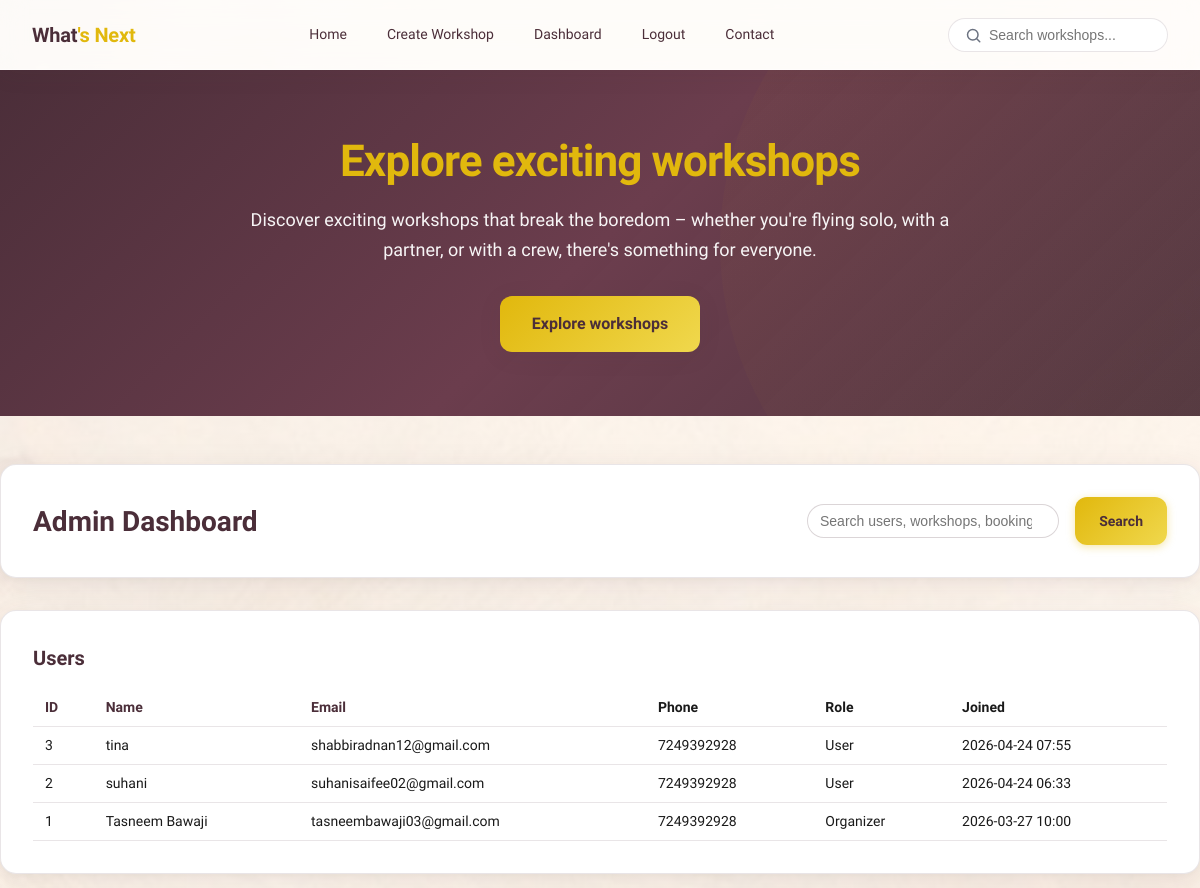
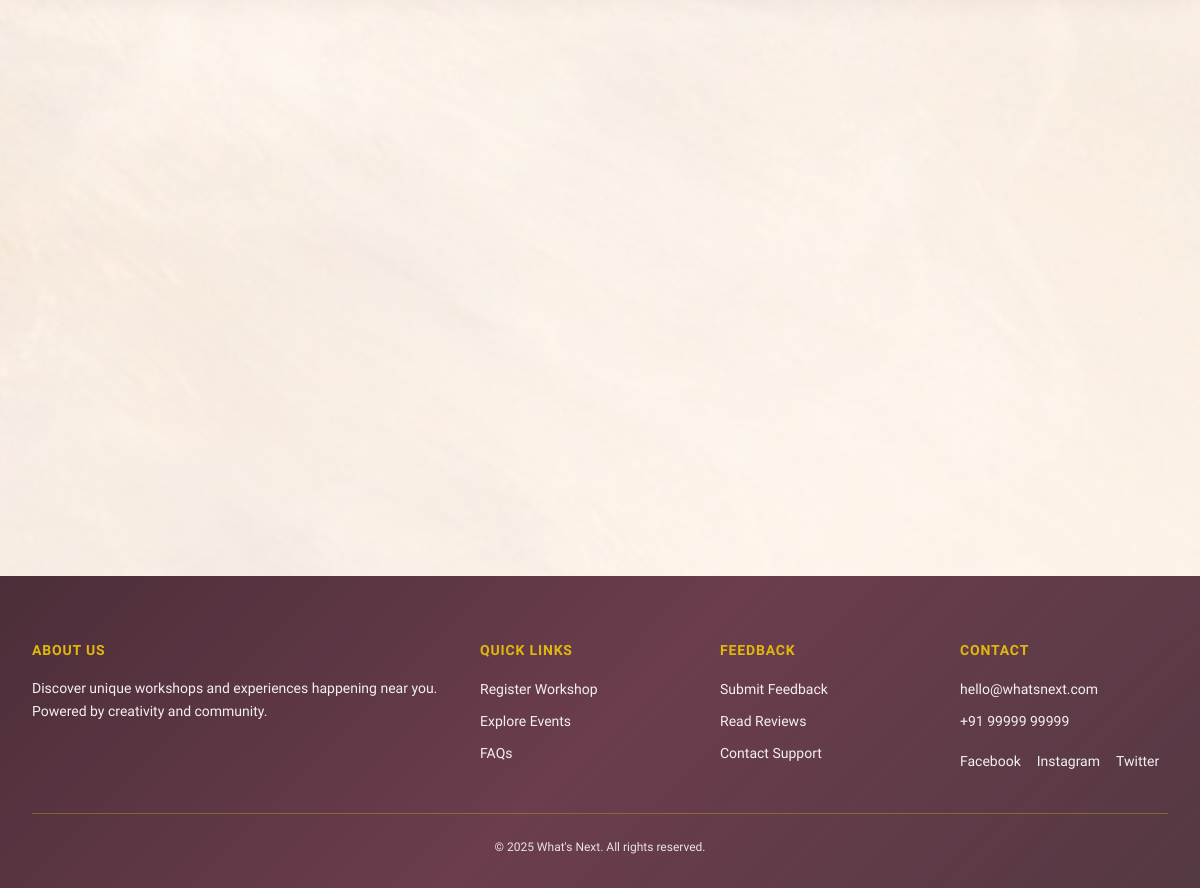
/admin-dashboard/ (signed in), run on the app's committed database (2 pictures, top to bottom).
### version1/models.py (models this page shows, shortened)
class WhatsNextUsers(models.Model):
    ROLE_CHOICES = [
        ('user', 'User'),
        ('organizer', 'Organizer'),
    ]
    name = models.CharField(max_length=100)
    email = models.EmailField(unique=True)
    password_hash = models.TextField()
    phone = models.CharField(max_length=15, blank=True, null=True)
    role = models.CharField(max_length=10, choices=ROLE_CHOICES, default='user')
    created_at = models.DateTimeField(default=timezone.now)
    class Meta:
        db_table = "whats_next_users"

### version1/views.py (the view, shortened to what this page needs)
# urls.py: path('admin-dashboard/', views.admin_dashboard, name='admin_dashboard'),
def admin_dashboard(request):
    query = (request.GET.get("q") or "").strip()
    users_qs = WhatsNextUsers.objects.all()
    user_sort = request.GET.get("user_sort", "id")
    user_order = request.GET.get("user_order", "desc")
    user_sort_map = {
        "id": "id",
        "name": "name",
        "email": "email",
        "created": "created_at",
    }
    user_field = user_sort_map.get(user_sort, "id")
    if user_order == "desc":
        user_field = f"-{user_field}"
    users_qs = users_qs.order_by(user_field)
    users_page = Paginator(users_qs, 10).get_page(request.GET.get("user_page"))
    workshops_qs = WhatsNextWorkshops.objects.select_related("category", "organizer__user")
    workshop_sort = request.GET.get("workshop_sort", "date")
    workshop_order = request.GET.get("workshop_order", "desc")
    workshop_sort_map = {
        "id": "id",
        "title": "title",
        "date": "date",
        "price": "price",
    }
    workshop_field = workshop_sort_map.get(workshop_sort, "date")
    if workshop_order == "desc":
        workshop_field = f"-{workshop_field}"
    workshops_qs = workshops_qs.order_by(workshop_field)
    workshops_page = Paginator(workshops_qs, 10).get_page(request.GET.get("workshop_page"))
    bookings_qs = WhatsNextBookings.objects.select_related("user", "workshop")
    booking_sort = request.GET.get("booking_sort", "date")
    booking_order = request.GET.get("booking_order", "desc")
    booking_sort_map = {
        "id": "id",
        "user": "user__name",
        "workshop": "workshop__title",
        "date": "booked_at",
        "status": "status",
    }
    booking_field = booking_sort_map.get(booking_sort, "booked_at")
    if booking_order == "desc":
        booking_field = f"-{booking_field}"
    bookings_qs = bookings_qs.order_by(booking_field)
    bookings_page = Paginator(bookings_qs, 10).get_page(request.GET.get("booking_page"))
    context = {
        "q": query,
        "users_page": users_page,
        "workshops_page": workshops_page,
        "bookings_page": bookings_page,
        "user_sort": user_sort,
        "user_order": user_order,
        "workshop_sort": workshop_sort,
        "workshop_order": workshop_order,
        "booking_sort": booking_sort,
        "booking_order": booking_order,
    }
    return render(request, "admin_dashboard.html", context)

### version1/context_processors.py (called while the page is built)
def session_context(request):
    user_id = request.session.get("user_id")
    user_name = request.session.get("user_name")
    user_role = request.session.get("user_role")
    organizer_id = request.session.get("organizer_id")
    session_user = None
    if user_id and user_name is not None:
        session_user = {
            "id": user_id,
            "name": user_name,
            "role": user_role or "user",
        }
    is_organizer = (
        user_role == "organizer"
        and (organizer_id is not None or user_id is not None)
    )
    return {
        "session_user": session_user,
        "is_organizer": is_organizer,
    }

### version1/templates/admin_dashboard.html (shortened to what this page needs)
{% extends 'base.html' %}
{% block content %}
  <div class="wn-card-solid reveal" style="margin-bottom: var(--space-4);">
    <div style="display: flex; flex-wrap: wrap; gap: var(--space-2); align-items: center; justify-content: space-between;">
      <h2 class="wn-h2" style="margin: 0;">Admin Dashboard</h2>
      <form method="get" style="display: flex; gap: var(--space-2); align-items: center; width: 100%; max-width: 360px;">
        <input
          type="search"
          name="q"
          value="{{ q }}"
          placeholder="Search users, workshops, bookings…"
          style="flex: 1; padding: 8px 12px; border-radius: 999px; border: 1px solid var(--border-strong); font-size: var(--text-small);"
        >
        <button type="submit" class="wn-btn wn-btn--primary">Search</button>
      </form>
    </div>
  </div>
  <section class="wn-card-solid reveal" style="margin-bottom: var(--space-4);">
    <h3 class="wn-h3" style="margin-top: 0; margin-bottom: var(--space-2);">Users</h3>
    <div style="overflow-x: auto;">
      <table class="admin-table">
        <thead>
          <tr>
            <th>
              <a href="?q={{ q }}&user_sort=id&user_order={% if user_sort == 'id' and user_order == 'asc' %}desc{% else %}asc{% endif %}">ID</a>
            </th>
            <th>
              <a href="?q={{ q }}&user_sort=name&user_order={% if user_sort == 'name' and user_order == 'asc' %}desc{% else %}asc{% endif %}">Name</a>
            </th>
            <th>
              <a href="?q={{ q }}&user_sort=email&user_order={% if user_sort == 'email' and user_order == 'asc' %}desc{% else %}asc{% endif %}">Email</a>
            </th>
            <th>Phone</th>
            <th>Role</th>
            <th>Joined</th>
          </tr>
        </thead>
        <tbody>
          {% for user in users_page %}
            <tr>
              <td>{{ user.id }}</td>
              <td>{{ user.name }}</td>
              <td>{{ user.email }}</td>
              <td>{{ user.phone|default:"—" }}</td>
              <td>{{ user.get_role_display }}</td>
              <td>{{ user.created_at|date:"Y-m-d H:i" }}</td>
            </tr>
          {% empty %}
            <tr>
              <td colspan="6">No users found.</td>
            </tr>
          {% endfor %}
        </tbody>
      </table>
    </div>
  </section>
{% endblock %}

### version1/static/css/theme.css (style rules this page uses)
:root { --gold: #E1B80D; --gold-dark: #cfa806; --plum: #4B2E39; --plum-light: #6b3d4d; --peach: #FFF6ED; --white: #ffffff; --ink: #1a1a1a; --muted: #6b7280; --border: rgba(75, 46, 57, 0.12); --border-strong: rgba(75, 46, 57, 0.2); --space-1: 8px; --space-2: 16px; --space-3: 24px; --space-4: 32px; --space-5: 40px; --space-6: 48px; --space-8: 64px; --space-10: 80px; --font-family: 'Plus Jakarta Sans', 'Segoe UI', system-ui, sans-serif; --text-h1: 2.5rem; --text-h2: 1.75rem; --text-h3: 1.25rem; --text-body: 1rem; --text-small: 0.875rem; --text-caption: 0.75rem; --line-tight: 1.25; --line-normal: 1.5; --line-relaxed: 1.65; --weight-medium: 500; --weight-semibold: 600; --weight-bold: 700; --weight-extrabold: 800; --gradient-hero: linear-gradient(135deg, var(--plum) 0%, var(--plum-light) 50%, rgba(75, 46, 57, 0.95) 100%); --gradient-gold: linear-gradient(135deg, var(--gold) 0%, #f0d84d 100%); --gradient-card: linear-gradient(145deg, rgba(255,255,255,0.95) 0%, rgba(255,246,237,0.6) 100%); --gradient-accent: linear-gradient(135deg, rgba(225, 184, 13, 0.15) 0%, rgba(225, 184, 13, 0.05) 100%); --glass-bg: rgba(255, 255, 255, 0.72); --glass-border: rgba(255, 255, 255, 0.4); --shadow-soft: 0 4px 24px rgba(75, 46, 57, 0.08); --shadow-card: 0 8px 32px rgba(75, 46, 57, 0.1), 0 2px 8px rgba(0, 0, 0, 0.04); --shadow-hover: 0 16px 48px rgba(75, 46, 57, 0.14), 0 4px 16px rgba(0, 0, 0, 0.06); --radius-sm: 8px; --radius-md: 12px; --radius-lg: 16px; --radius-xl: 24px; --radius-full: 9999px; --ease-out: cubic-bezier(0.33, 1, 0.68, 1); --duration-fast: 180ms; --duration-normal: 280ms; --duration-slow: 400ms; }
html { scroll-behavior: smooth; }
body { margin: 0; font-family: var(--font-family); font-size: var(--text-body); line-height: var(--line-normal); color: var(--ink); background-color: var(--peach); background-image: linear-gradient( 180deg, rgba(255, 246, 237, 0.86) 0%, rgba(255, 246, 237, 0.72) 55%, rgba(255, 246, 237, 0.9) 100% ), url('/static/images/web_bg.jpg'); background-size: cover; background-position: center; background-repeat: no-repeat; background-attachment: fixed; -webkit-font-smoothing: antialiased; }
*, *::before, *::after { box-sizing: border-box; }
.wn-h2 { font-size: clamp(1.35rem, 3vw, var(--text-h2)); font-weight: var(--weight-bold); line-height: var(--line-tight); color: var(--plum); }
.wn-h3 { font-size: var(--text-h3); font-weight: var(--weight-semibold); color: var(--plum); }
.wn-card-solid { background: var(--white); border-radius: var(--radius-lg); box-shadow: var(--shadow-card); padding: var(--space-4); border: 1px solid var(--border); }
.wn-btn { display: inline-flex; align-items: center; justify-content: center; gap: var(--space-1); padding: var(--space-2) var(--space-3); font-family: var(--font-family); font-size: var(--text-small); font-weight: var(--weight-bold); border-radius: var(--radius-md); border: none; cursor: pointer; transition: transform var(--duration-fast), box-shadow var(--duration-fast), filter var(--duration-fast); }
.wn-btn--primary { background: var(--gradient-gold); color: var(--plum); box-shadow: 0 2px 8px rgba(225, 184, 13, 0.35); }
.reveal { opacity: 0; transform: translateY(24px); transition: opacity 0.6s var(--ease-out), transform 0.6s var(--ease-out); }
.reveal.revealed { opacity: 1; transform: translateY(0); }
.admin-table { width: 100%; border-collapse: collapse; font-size: var(--text-small); }
.admin-table th, .admin-table td { padding: 8px 12px; text-align: left; border-bottom: 1px solid var(--border); white-space: nowrap; }
.admin-table th a { color: var(--plum); text-decoration: none; font-weight: var(--weight-semibold); }
.admin-table tbody tr:nth-child(even) { background: rgba(255, 255, 255, 0.6); }

### data on the page
WhatsNextUsers: id "3", name "tina", email "shabbiradnan12@gmail.com", phone "7249392928", role "User", created_at "2026-04-24 07:55"
WhatsNextUsers: id "2", name "suhani", email "suhanisaifee02@gmail.com", phone "7249392928", role "User", created_at "2026-04-24 06:33"
WhatsNextUsers: id "1", name "Tasneem Bawaji", email "tasneembawaji03@gmail.com", phone "7249392928", role "Organizer", created_at "2026-03-27 10:00"
